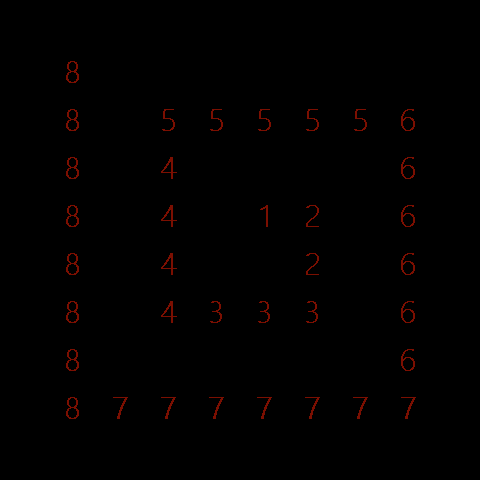

A 2D game scene composited from a Tiled map and its tileset images. What follows is a short description and the map's XML, with every tile layer's data as written:
An orthogonal 10x10 tile map with 48x48 px tiles, 2 tile layers (food, number).

<map version="1.2" tiledversion="1.2.5" orientation="orthogonal" renderorder="right-down" width="10" height="10" tilewidth="48" tileheight="48" infinite="0" nextlayerid="3" nextobjectid="1">
 <tileset firstgid="1" name="0_99" tilewidth="48" tileheight="48" tilecount="110" columns="10">
  <image source="0-99.png" width="480" height="528" />
  <tile id="30">
   <animation>
    <frame tileid="30" duration="200" />
    <frame tileid="31" duration="200" />
    <frame tileid="32" duration="200" />
    <frame tileid="33" duration="200" />
    <frame tileid="34" duration="200" />
    <frame tileid="35" duration="200" />
    <frame tileid="36" duration="200" />
    <frame tileid="37" duration="200" />
   </animation>
  </tile>
  <tile id="44">
   <animation>
    <frame tileid="40" duration="100" />
    <frame tileid="41" duration="100" />
    <frame tileid="42" duration="100" />
    <frame tileid="43" duration="100" />
    <frame tileid="44" duration="100" />
    <frame tileid="45" duration="100" />
    <frame tileid="46" duration="100" />
    <frame tileid="47" duration="100" />
   </animation>
  </tile>
 </tileset>
 <layer id="2" name="food" width="10" height="10">
  <data encoding="csv">
0,0,0,0,0,0,0,0,0,0,
0,0,0,0,0,0,0,0,0,0,
0,0,0,0,0,0,0,0,0,0,
0,0,0,0,0,0,0,0,0,0,
0,0,0,0,0,0,0,0,0,0,
0,0,0,0,0,0,0,0,0,0,
0,0,0,0,0,0,0,0,0,0,
0,0,0,0,0,0,0,0,0,0,
0,0,0,0,0,0,0,0,0,0,
0,0,0,0,0,0,0,0,0,0
</data>
 </layer>
 <layer id="1" name="number" width="10" height="10">
  <data encoding="csv">
0,0,0,0,0,0,0,0,0,0,
0,9,0,0,0,0,0,0,0,0,
0,9,0,6,6,6,6,6,7,0,
0,9,0,5,0,0,0,0,7,0,
0,9,0,5,0,2,3,0,7,0,
0,9,0,5,0,0,3,0,7,0,
0,9,0,5,4,4,4,0,7,0,
0,9,0,0,0,0,0,0,7,0,
0,9,8,8,8,8,8,8,8,0,
0,0,0,0,0,0,0,0,0,0
</data>
 </layer>
</map>
